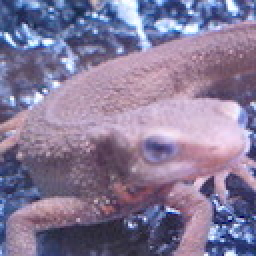
#> input picture imori.jpg, 128 x 128 px (shown 2 times larger)
$ python answer_51.py   (older library calls are emulated)
#> lines starting #> are read from the running program, lines starting #| are printed output that depends on the picture; after the words box and inside, x2 and y2 are one past the last pixel; in counts of white or black regions, pixels touching at a corner belong together
# -*- coding:utf-8 -*-
import cv2
import matplotlib.pyplot as plt
import numpy as np


def get_gray(img):
    out = 0.2126 * img[..., 2] + 0.7152 * img[..., 1] + 0.0722 * img[..., 0]
    return out.astype(np.uint8)


def get_otsu(gray):
    max_sigma = 0
    max_t = 0

    gray_range = gray.shape[0] * gray.shape[1]

    for _t in range(1, 255):
        v0 = gray[np.where(gray < _t)[0]]
        m0 = np.mean(v0) if len(v0) > 0 else 0.
        w0 = len(v0) / gray_range

        v1 = gray[np.where(gray >= _t)[0]]
        m1 = np.mean(v1) if len(v1) > 0 else 0.
        w1 = len(v1) / gray_range

        sigma = w0 * w1 * ((m0 - m1) ** 2)
        if sigma > max_sigma:
            max_sigma = sigma
            max_t = _t
    gray[gray < max_t] = 0
    gray[gray >= max_t] = 255

    return gray

def morphology(otsu, color, morphology_time=1):
    MF = np.array(((0, 1, 0),
                   (1, 0, 1),
                   (0, 1, 0)), dtype=np.int)

    H, W = (otsu.shape[0], otsu.shape[1])
    out = otsu.copy()

    for i in range(morphology_time):
        tmp = np.pad(out, (1, 1), 'edge')
        for y in range(1, H + 1):
            for x in range(1, W + 1):
                if color == 0:
                    if np.sum(MF * tmp[y - 1:y + 2, x - 1:x + 2]) < 255 * 4:
                        out[y - 1, x - 1] = color
                else:
                    if np.sum(MF * tmp[y - 1:y + 2, x - 1:x + 2]) >= 255:
                        out[y - 1, x - 1] = color
    return out

if __name__ == "__main__":
    img = cv2.imread("imori.jpg").astype(np.float32)
    H, W, C = img.shape
#> H = 128; W = 128; C = 3

    gray = get_gray(img)
#> in get_gray, `out = 0.2126 * img[..., 2] + 0.7152 * img[..., 1] + 0.0722 * img[..., 0]`:
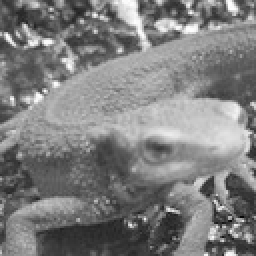
#> out: shape (128, 128) float32 (shown 2 times larger); min 6.71, max 254.4, mean 126.7
    otsu = get_otsu(gray)
#> the loop in get_otsu, `for _t in range(1, 255):` made 254 passes
#> (m0, w0, m1, w1, sigma, max_sigma) on passes 7, 8, 21, 23, 24, 26, 29, 30, 31, 34, 36, 37: (97.09, 6.1e-05, 126.2, 1, 0.0516, 0.0516), (101, 0.000183, 126.2, 1, 0.116, 0.116), (99.19, 0.000244, 126.2, 1, 0.178, 0.178), (97.67, 0.000305, 126.2, 1, 0.248, 0.248), (97.58, 0.000366, 126.2, 1, 0.299, 0.299), (97.04, 0.000427, 126.2, 1, 0.363, 0.363), (96.16, 0.000488, 126.2, 1, 0.44, 0.44), (95.47, 0.000549, 126.2, 0.999, 0.518, 0.518), (95.31, 0.00061, 126.2, 0.999, 0.582, 0.582), (96.36, 0.000793, 126.2, 0.999, 0.706, 0.706), (100.2, 0.00116, 126.2, 0.999, 0.78, 0.78), (99.17, 0.00153, 126.2, 0.998, 1.11, 1.11)
#> (m0, w0, m1, w1, sigma) on passes 1 to 6: (0, 0, 126.2, 1, 0), (0, 0, 126.2, 1, 0), (0, 0, 126.2, 1, 0), (0, 0, 126.2, 1, 0), (0, 0, 126.2, 1, 0), (0, 0, 126.2, 1, 0)
#> after the loop in get_otsu, `for _t in range(1, 255):`: max_sigma = 142.7; max_t = 143
#> in get_otsu, `gray[gray < max_t] = 0`:
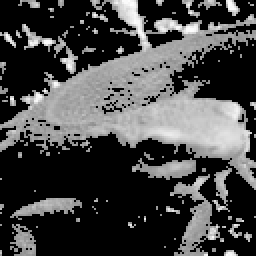
#> gray: shape (128, 128) (shown 2 times larger); min 0, max 254, mean 70.3
#> in get_otsu, `gray[gray >= max_t] = 255`:
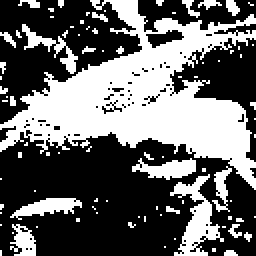
#> gray: shape (128, 128) (shown 2 times larger); 40.4% white; 87 white regions (73 under 20 px), largest, box (x1, y1, x2, y2) and area: (0, 0, 128, 95) 4884, (85, 87, 112, 128) 426, (66, 79, 98, 90) 203
    erode  = morphology(otsu, 0, morphology_time=1)
#> the loop in morphology, `for i in range(morphology_time):` made 1 pass
#> pass 1, in morphology, `tmp = np.pad(out, (1, 1), 'edge')`:
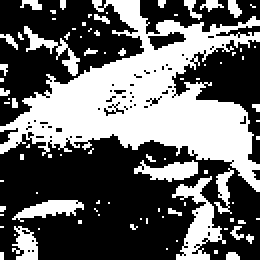
#> tmp: shape (130, 130) (shown 2 times larger); 40% white; 87 white regions (72 under 20 px), largest, box (x1, y1, x2, y2) and area: (0, 0, 130, 96) 4931, (86, 88, 113, 130) 443, (67, 80, 99, 91) 203
#> after the loop in morphology, `for i in range(morphology_time):`:
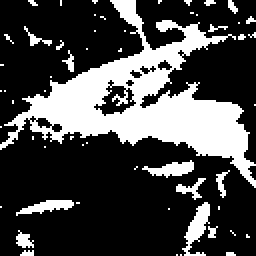
#> out: shape (128, 128) (shown 2 times larger); 27.7% white; 56 white regions (46 under 20 px), largest, box (x1, y1, x2, y2) and area: (0, 0, 128, 94) 3721, (91, 101, 105, 128) 167, (71, 80, 97, 89) 122
    dilate  = morphology(otsu, 255, morphology_time=1)
#> call 2 of morphology, with color = 255, morphology_time = 1
#> after the loop in morphology (call 2), `for i in range(morphology_time):`:
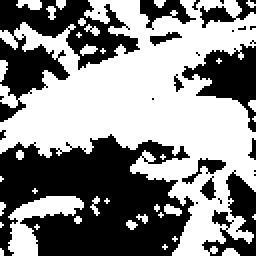
#> out: shape (128, 128) (shown 2 times larger); 53.5% white; 27 black regions (16 under 20 px), largest, box (x1, y1, x2, y2) and area: (0, 67, 97, 128) 4051, (0, 0, 70, 61) 1698, (91, 22, 128, 66) 715

    out = np.abs(erode - dilate) * 255
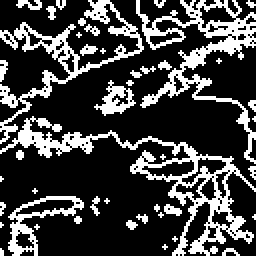
#> out: shape (128, 128) (shown 2 times larger); 25.7% white in thin lines or dots

    cv2.imwrite("out.jpg", out)
    cv2.imshow("result", out)
    cv2.waitKey(0)
    cv2.destroyAllWindows()

$ run again, with thorino.jpg copied over imori.jpg
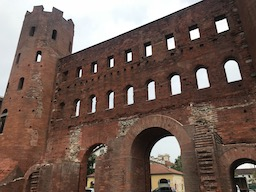
#> input picture thorino.jpg, 256 x 192 px
#> the loop in get_otsu, `for _t in range(1, 255):` made 254 passes
#> (m0, w0, m1, w1, sigma, max_sigma) on passes 1, 11, 12, 13, 14, 15, 16, 17: (104.6, 0.00352, 97.48, 0.996, 0.175, 0.175), (93.86, 0.0144, 97.56, 0.986, 0.194, 0.194), (93.4, 0.0154, 97.57, 0.985, 0.264, 0.264), (92.9, 0.0165, 97.58, 0.984, 0.354, 0.354), (92.67, 0.0175, 97.59, 0.982, 0.417, 0.417), (92.09, 0.0189, 97.61, 0.981, 0.562, 0.562), (91.57, 0.0208, 97.63, 0.979, 0.75, 0.75), (91.13, 0.0231, 97.65, 0.977, 0.958, 0.958)
#> after the loop in get_otsu, `for _t in range(1, 255):`:
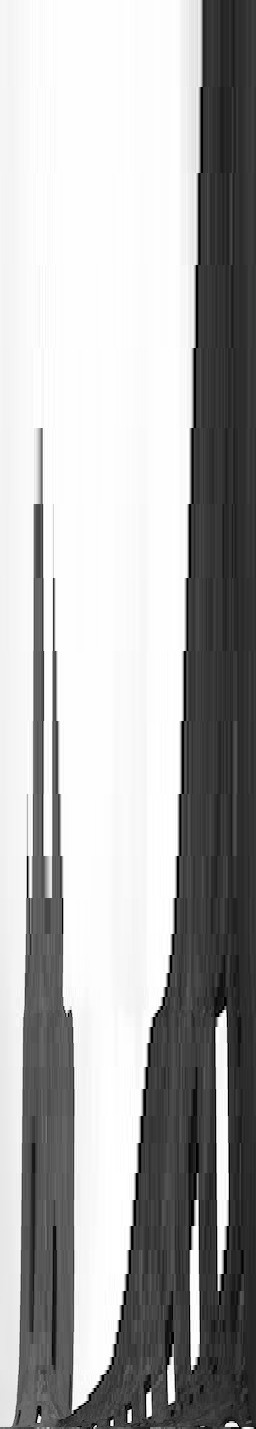
#> v1: shape (1429, 256); min 0, max 255, mean 171.3
#> after the loop in get_otsu, `for _t in range(1, 255):`: max_sigma = 401.1; max_t = 241
#> `out = np.abs(erode - dilate) * 255`:
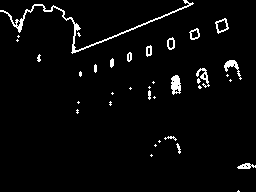
#> out: shape (192, 256); 3.3% white in thin lines or dots
